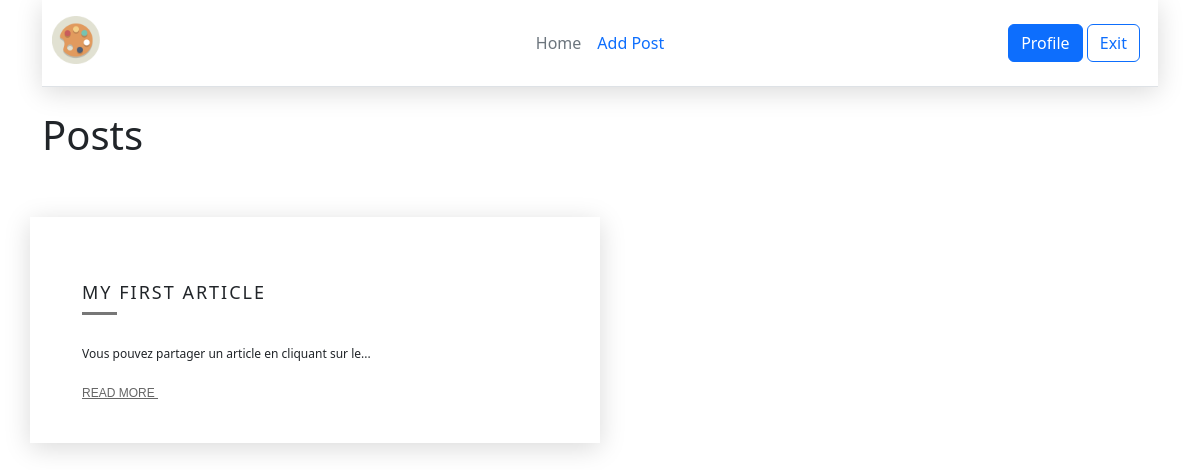
/ (signed in), run on the app's committed database.
### tables this page shows
CREATE TABLE posts (id integer PRIMARY KEY AUTOINCREMENT, title text NOT NULL, text text NOT NULL, url text NOT NULL, author text, time integer);

### app.py (the view)
@app.route("/home")
@app.route("/")
def index():
    return render_template('index.html', posts=dbase.getPostsAnonce())

### FDataBase.py (called while the page is built)
    def getPostsAnonce(self):
        try:
            self.__cur.execute(f"SELECT id, title, text, url FROM posts ORDER BY time DESC")
            res = self.__cur.fetchall()
            if res: return res
        except sqlite3.Error as e:
            print("An error while getting the posts in DB" +str(e))
        return []

    def getUser(self, user_id):
        try:
            self.__cur.execute(f"SELECT * FROM users WHERE id = {user_id} LIMIT 1")
            res = self.__cur.fetchone()
            if not res:
                print("User not found")
                return False
            return res
        except sqlite3.Error as e:
            print("Database's error "+str(e))
        return False

### UserLogin.py (called while the page is built)
    def fromDB(self, user_id, db):
        self.__user = db.getUser(user_id)
        return self

### app.py (called while the page is built)
@login_manager.user_loader
def laod_user(user_id):
    return UserLogin().fromDB(user_id, dbase)

def connect_db():
    conn = sqlite3.connect(app.config['DATABASE'])
    conn.row_factory = sqlite3.Row
    return conn

def get_db():
    if not hasattr(g, 'link_db'):
        g.link_db = connect_db()
    return g.link_db

@app.before_request
def before_request():
    global dbase
    db = get_db()
    dbase = FDataBase(db)

### templates/index.html (shortened to what this page needs)
{% extends 'base2.html' %}
{% block content %}
<h1>Posts</h1>
<div class="row">
    {% if posts|length > 0 %}
    {% for p in posts %}
    <div class="col-md-6 item">
        <div class="item-in">
            <h4>{{p.title}}</h4>
            <div class="seperator"></div>
            <p>{{ p.text[:50] | striptags }}...</p>
            <a href="{{ url_for('showPost', alias=p.url)}}">Read More
            </a>
        </div>
    </div>
    {% endfor %}
    {% else %}
    <p>We don't have the articles</p>
    {% endif %}
</div>
{% endblock %}

### static/css/style.css (style rules this page uses)
.row { padding: 50px 0; }
.seperator { margin-bottom: 30px; width: 35px; height: 3px; background: #777; border: none; }
.item { position: relative; margin-bottom: 30px; min-height: 1px; float: left; -webkit-box-shadow: 0 5px 25px rgba(0, 0, 0, 0.15); box-shadow: 0 5px 25px rgba(0, 0, 0, 0.15); -webkit-tap-highlight-color: transparent; -webkit-touch-callout: none; -webkit-user-select: none; -moz-user-select: none; -ms-user-select: none; user-select: none; }
.item .item-in { background: #fff; padding: 40px; position: relative; }
.item .item-in::before { content: ""; position: absolute; bottom: 0px; height: 2px; width: 0%; background: #333; right: 0px; -webkit-transition: width 0.4s; transition: width 0.4s; }
.item h4 { font-size: 18px; margin-top: 25px; letter-spacing: 2px; text-transform: uppercase; }
.item p { font-size: 12px; }
.item a { font-family: 'Montserrat', sans-serif; font-size: 12px; text-transform: uppercase; color: #666; margin-top: 10px; }

### data on the page
posts: title "MY FIRST ARTICLE", text "Vous pouvez partager un article en cliquant sur le"
